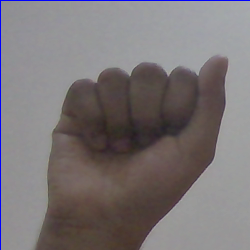
#> input picture self_made_data/image_train/A/A_138.png, 250 x 250 px
$ python -i sign_lang.py   (imports and definitions only)
#> lines starting #> are read from the running program, lines starting #| are printed output that depends on the picture; after the words box and inside, x2 and y2 are one past the last pixel; in counts of white or black regions, pixels touching at a corner belong together
#> further down, picture is the input picture: shape (250, 250, 3); mean B, G, R 117.9, 116.6, 122.6
# %%
"""
# Data collection
"""

# %%
import cv2
import os
import numpy as np

'''################################# GLOBAL VARIABLES #################################'''

#all directories
og_path = 'self_made_data/image_train/'
test_path = 'self_made_data/image_test/'
processed_path = 'self_made_data/image_train_processed/'
processed_test_path = 'self_made_data/image_test_processed/'

# directory list
dir_list = ['1', '2', '3', '4', '5', '6', '7', '8', '9', 'A', 'B', 'C', 'D', 'E', 'F', 'G', 'H', 'I', 'J', 'K', 'L', 'M', 'N', 'O', 'P', 'Q', 'R', 'S', 'T', 'U', 'V', 'W', 'X', 'Y', 'Z','0']


# file count in each directory

file_count = {
    '1' : 0,
    '2' : 0,
    '3' : 0,
    '4' : 0,
    '5' : 0,
    '6' : 0,
    '7' : 0,
    '8' : 0,
    '9' : 0,
    'A' : 0,
    'B' : 0,
    'C' : 0,
    'D' : 0,
    'E' : 0,
    'F' : 0,
    'G' : 0,
    'H' : 0,
    'I' : 0,
    'J' : 0,
    'K' : 0,
    'L' : 0,
    'M' : 0,
    'N' : 0,
    'O' : 0,
    'P' : 0,
    'Q' : 0,
    'R' : 0,
    'S' : 0,
    'T' : 0,
    'U' : 0,
    'V' : 0,
    'W' : 0,
    'X' : 0,
    'Y' : 0,
    'Z' : 0,
    '0':0
}

'''################################# FUNCTIONS #################################'''

#creating all folders in directory if doesnot exist
# [70 lines left out: functions create_all_required_directories, processing, mask_processing, count_files_dir, give_contours, show_info, not called in this run]


'''################################# MAIN #################################'''


# calling count_files_dir()
# [14 lines not run here, left out]
button_pressed='+'
upper_left=(0,100)
bottom_right=(250,350)


# [41 lines not run here, left out]

# %%
"""
# image processing
"""

# %%
import cv2
import os
import numpy as np

'''################################# GLOBAL VARIABLES #################################'''

#all directories
og_path = 'self_made_data/image_train/'
test_path = 'self_made_data/image_test/'
processed_path = 'self_made_data/image_train_processed/'
processed_test_path = 'self_made_data/image_test_processed/'

# directory list
dir_list = ['1', '2', '3', '4', '5', '6', '7', '8', '9', 'A', 'B', 'C', 'D', 'E', 'F', 'G', 'H', 'I', 'J', 'K', 'L', 'M', 'N', 'O', 'P', 'Q', 'R', 'S', 'T', 'U', 'V', 'W', 'X', 'Y', 'Z','0']


#  processing image
# [22 lines left out: functions processing, processing2, not called in this run]


# [6 lines not run here, left out]


# %%


# %%
"""
# training
"""

# %%


# %%
#importing useful libraries
import numpy as np
from keras.models import Sequential
from keras.layers import Conv2D,MaxPool2D,Dropout,Dense,Flatten,MaxPooling2D
from keras.preprocessing import image
# from keras.preprocessing.image import img_to_array
from keras.utils import image_utils
from keras.preprocessing.image import ImageDataGenerator
from keras.layers.normalization import BatchNormalization
from keras.callbacks import ModelCheckpoint
from sklearn.metrics import classification_report, confusion_matrix, accuracy_score
import matplotlib.pyplot as plt
import cv2
from keras.utils import np_utils
from sklearn.utils import shuffle
import glob
import pandas as pd
import os
import csv
from keras.optimizers import Adam


# creating the model
# [1 line that did not run here, left out]
# [20 lines not run here, left out]


# [1 line that did not run here, left out]
# [1 line not run here, left out]


train_data_dir = 'train'
batch_size = 32
nb_epochs = 7
img_height = 64
img_width = 64

# [4 lines that did not run here, left out]

# [6 lines that did not run here, left out]

# [6 lines that did not run here, left out]

# [6 lines that did not run here, left out]


# Plots of Training and validation accuracy/loss during training of model
# [1 line that did not run here, left out]
# [1 line that did not run here, left out]
# [1 line that did not run here, left out]
# [1 line that did not run here, left out]
# [1 line that did not run here, left out]
# [12 lines not run here, left out]


dir_list = ['0', 'A', 'B', 'C', 'D', 'E', 'F', 'G', 'H', 'I', 'J', 'K', 'L', 'M', 'N', 'O', 'P', 'Q', 'R', 'S', 'T', 'U', 'V', 'W', 'X', 'Y', 'Z']

result = {}

count = 0
# [5 lines not run here, left out]

# Showing image and label from training set
# [1 line that did not run here, left out]
# [5 lines not run here, left out]

# serialize model to JSON
# [1 line that did not run here, left out]
# [5 lines not run here, left out]

# %%
"""
# testing
"""

# %%
# load json and create model
import numpy as np
from keras.models import model_from_json
import pandas as pd

# [1 line not run here, left out]
# [1 line that did not run here, left out]
# [1 line not run here, left out]
# [1 line that did not run here, left out]
# load weights into new model
# [2 lines not run here, left out]


#  processing image
def processing(img):

    minValue = 70
    gray = cv2.cvtColor(img, cv2.COLOR_BGR2GRAY)
    blur = cv2.GaussianBlur(gray,(5,5),2)
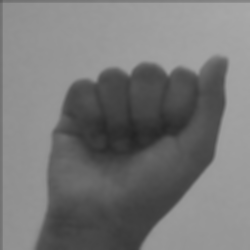
#> blur: shape (250, 250); min 35, max 169, mean 118.9

    th3 = cv2.adaptiveThreshold(blur,255,cv2.ADAPTIVE_THRESH_GAUSSIAN_C,cv2.THRESH_BINARY_INV,11,2)
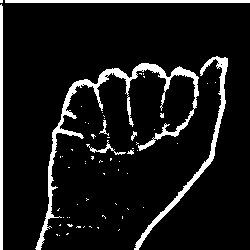
#> th3: shape (250, 250); 8.9% white; 62 white regions (54 under 20 px), largest, box (x1, y1, x2, y2) and area: (35, 63, 199, 250) 2507, (134, 56, 228, 250) 1221, (5, 0, 250, 3) 735
    ret, res = cv2.threshold(th3, minValue, 255, cv2.THRESH_BINARY_INV+cv2.THRESH_OTSU)
#> ret = 0

    return res

# [12 lines left out: function prediction, not called in this run]

dir_list = ['0', 'A', 'B', 'C', 'D', 'E', 'F', 'G', 'H', 'I', 'J', 'K', 'L', 'M', 'N', 'O', 'P', 'Q', 'R', 'S', 'T', 'U', 'V', 'W', 'X', 'Y', 'Z']

result = {}

count = 0
# [32 lines not run here, left out]

# %%

>>> import cv2
>>> picture = cv2.imread('self_made_data/image_train/A/A_138.png')
>>> result = processing(picture)

$ run again, on self_made_data/image_train/A/A_153.png
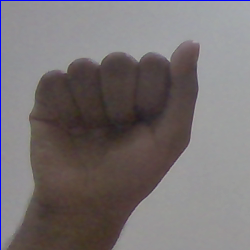
#> input picture self_made_data/image_train/A/A_153.png, 250 x 250 px
#> picture is the input picture: shape (250, 250, 3); mean B, G, R 114.4, 113.2, 119.3
#> in processing, `blur = cv2.GaussianBlur(gray,(5,5),2)`:
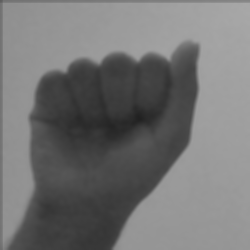
#> blur: shape (250, 250); min 33, max 168, mean 115.6
#> in processing, `th3 = cv2.adaptiveThreshold(blur,255,cv2.ADAPTIVE_THRESH_GAUSSIAN_C,cv..`:
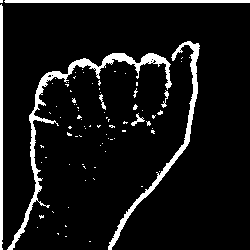
#> th3: shape (250, 250); 8.4% white; 85 white regions (78 under 20 px), largest, box (x1, y1, x2, y2) and area: (7, 53, 172, 250) 1997, (108, 41, 200, 250) 1292, (4, 0, 250, 3) 736
#> ret = 0

$ run again, on self_made_data/image_train/A/A_173.png
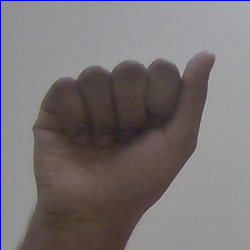
#> input picture self_made_data/image_train/A/A_173.png, 250 x 250 px
#> picture is the input picture: shape (250, 250, 3); mean B, G, R 116.3, 115.2, 121.4
#> in processing, `blur = cv2.GaussianBlur(gray,(5,5),2)`:
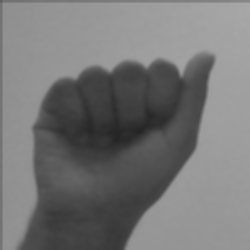
#> blur: shape (250, 250); min 36, max 167, mean 117.5
#> in processing, `th3 = cv2.adaptiveThreshold(blur,255,cv2.ADAPTIVE_THRESH_GAUSSIAN_C,cv..`:
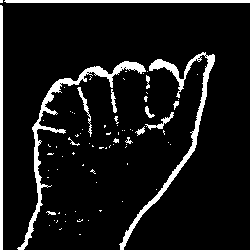
#> th3: shape (250, 250); 8.7% white; 80 white regions (65 under 20 px), largest, box (x1, y1, x2, y2) and area: (17, 61, 146, 250) 1643, (119, 52, 215, 250) 1555, (4, 0, 250, 3) 735
#> ret = 0

$ run again, on self_made_data/image_train/A/A_179.png
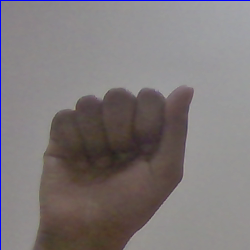
#> input picture self_made_data/image_train/A/A_179.png, 250 x 250 px
#> picture is the input picture: shape (250, 250, 3); mean B, G, R 120.9, 120.4, 126.6
#> in processing, `blur = cv2.GaussianBlur(gray,(5,5),2)`:
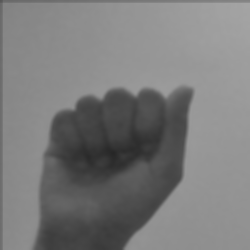
#> blur: shape (250, 250); min 38, max 164, mean 122.6
#> in processing, `th3 = cv2.adaptiveThreshold(blur,255,cv2.ADAPTIVE_THRESH_GAUSSIAN_C,cv..`:
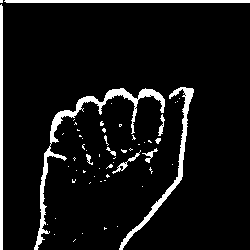
#> th3: shape (250, 250); 7.4% white; 58 white regions (47 under 20 px), largest, box (x1, y1, x2, y2) and area: (34, 88, 165, 250) 1587, (119, 87, 194, 250) 992, (4, 0, 250, 3) 735
#> ret = 0
